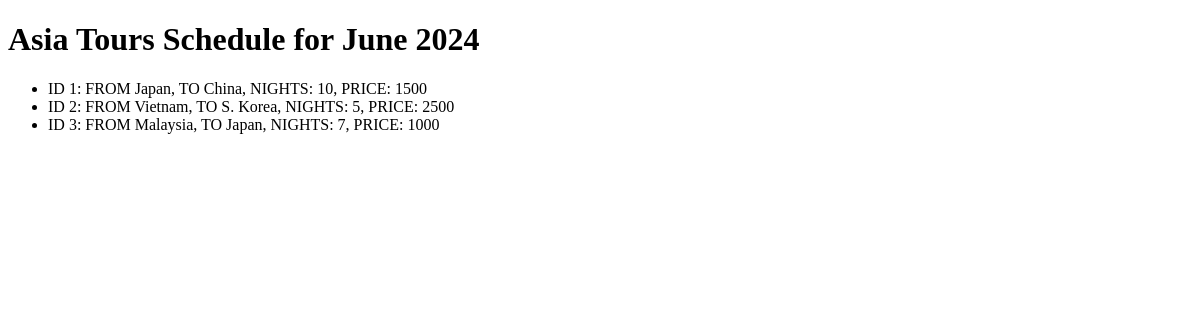
Before: / with the older database file.
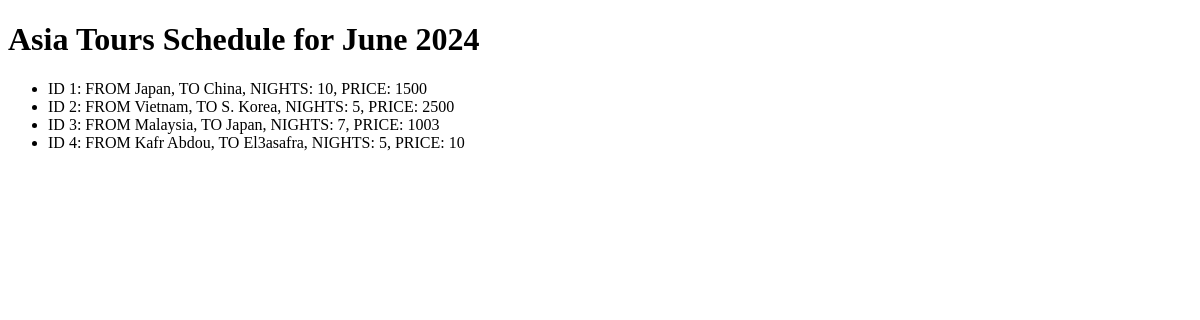
After: the same page with the newer database file.
### firstapp/models.py (models this page shows)
class Tour(models.Model):
    origin_country = models.CharField(max_length=64)
    destination_country = models.CharField(max_length=64)
    number_of_nights = models.IntegerField()
    price = models.IntegerField()
    def __str__(self):
        return (f"ID {self.id}: FROM {self.origin_country}, TO {self.destination_country}, NIGHTS: {self.number_of_nights}, PRICE: {self.price}")

### firstapp/views.py (the view)
# urls.py: path('', views.index)
def index(request):
    tours = Tour.objects.all() #storing all objects that are instances of Tour Class
    context = {'tours':tours}
    return render(request, 'tours/index.html', context)

### firstapp/templates/tours/index.html (shortened to what this page needs)
<!DOCTYPE html>
<html lang="en">
    <head>
    </head>
    <body>
        <h1>Asia Tours Schedule for June 2024</h1>
        <ul>
            {% for tour in tours %}
            <li>{{tour}}</li>
            {% endfor %}
        </ul>
    </body>
</html>

Changed rows visible on the page:
changed Tour: id+origin_country+destination_country "ID 3: FROM Malaysia, TO Japan, NIGHTS: 7, PRICE: 1000" → "ID 3: FROM Malaysia, TO Japan, NIGHTS: 7, PRICE: 1003"
added Tour: id+origin_country+destination_country "ID 4: FROM Kafr Abdou, TO El3asafra, NIGHTS: 5, PRICE: 10"
